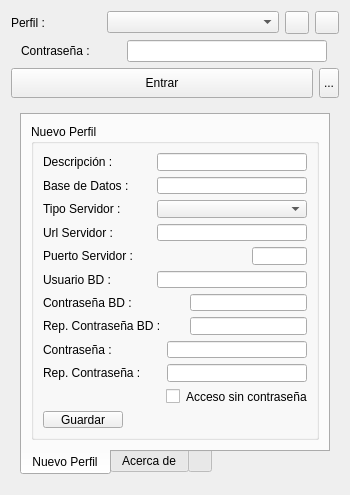
<?xml version="1.0" encoding="UTF-8"?>
<ui version="4.0">
 <class>DlgConnect</class>
 <widget class="QWidget" name="frmLogin">
  <property name="geometry">
   <rect>
    <x>0</x>
    <y>0</y>
    <width>350</width>
    <height>495</height>
   </rect>
  </property>
  <property name="sizePolicy">
   <sizepolicy hsizetype="Minimum" vsizetype="Minimum">
    <horstretch>0</horstretch>
    <verstretch>0</verstretch>
   </sizepolicy>
  </property>
  <property name="minimumSize">
   <size>
    <width>350</width>
    <height>495</height>
   </size>
  </property>
  <property name="maximumSize">
   <size>
    <width>350</width>
    <height>495</height>
   </size>
  </property>
  <property name="windowTitle">
   <string>Acceso</string>
  </property>
  <property name="windowIcon">
   <iconset>../../share/icons/pineboo-logo-256.png</iconset>
  </property>
  <layout class="QVBoxLayout" name="verticalLayout">
   <item>
    <layout class="QHBoxLayout" name="horizontalLayout_2">
     <item>
      <widget class="QLabel" name="label">
       <property name="maximumSize">
        <size>
         <width>90</width>
         <height>16777215</height>
        </size>
       </property>
       <property name="text">
        <string>Perfil :</string>
       </property>
      </widget>
     </item>
     <item>
      <widget class="QComboBox" name="cbProfiles">
       <property name="maximumSize">
        <size>
         <width>200</width>
         <height>16777215</height>
        </size>
       </property>
      </widget>
     </item>
     <item>
      <widget class="QToolButton" name="tbDeleteProfile">
       <property name="toolTip">
        <string>Borra el perfil seleccionado</string>
       </property>
       <property name="statusTip">
        <string/>
       </property>
       <property name="text">
        <string/>
       </property>
       <property name="icon">
        <iconset>../../core/images/icons/gtk-cancel.png</iconset>
       </property>
      </widget>
     </item>
     <item>
      <widget class="QToolButton" name="tbEditProfile">
       <property name="toolTip">
        <string>Edita el perfil seleccionado</string>
       </property>
       <property name="statusTip">
        <string/>
       </property>
       <property name="text">
        <string/>
       </property>
       <property name="icon">
        <iconset>../../core/images/icons/gtk-properties.png</iconset>
       </property>
      </widget>
     </item>
    </layout>
   </item>
   <item>
    <layout class="QHBoxLayout" name="horizontalLayout">
     <item>
      <widget class="QLabel" name="label_2">
       <property name="maximumSize">
        <size>
         <width>90</width>
         <height>16777215</height>
        </size>
       </property>
       <property name="text">
        <string>Contraseña :</string>
       </property>
      </widget>
     </item>
     <item>
      <widget class="QLineEdit" name="lePassword">
       <property name="sizePolicy">
        <sizepolicy hsizetype="Fixed" vsizetype="Fixed">
         <horstretch>0</horstretch>
         <verstretch>0</verstretch>
        </sizepolicy>
       </property>
       <property name="maximumSize">
        <size>
         <width>200</width>
         <height>16777215</height>
        </size>
       </property>
       <property name="echoMode">
        <enum>QLineEdit::Password</enum>
       </property>
      </widget>
     </item>
    </layout>
   </item>
   <item>
    <layout class="QHBoxLayout" name="horizontalLayout_3">
     <item>
      <widget class="QPushButton" name="pbLogin">
       <property name="minimumSize">
        <size>
         <width>120</width>
         <height>30</height>
        </size>
       </property>
       <property name="text">
        <string>Entrar</string>
       </property>
      </widget>
     </item>
     <item>
      <widget class="QToolButton" name="tbOptions">
       <property name="maximumSize">
        <size>
         <width>20</width>
         <height>30</height>
        </size>
       </property>
       <property name="text">
        <string>...</string>
       </property>
      </widget>
     </item>
    </layout>
   </item>
   <item>
    <spacer name="verticalSpacer_2">
     <property name="orientation">
      <enum>Qt::Vertical</enum>
     </property>
     <property name="sizeHint" stdset="0">
      <size>
       <width>20</width>
       <height>3</height>
      </size>
     </property>
    </spacer>
   </item>
   <item>
    <widget class="QFrame" name="frmOptions">
     <property name="minimumSize">
      <size>
       <width>0</width>
       <height>350</height>
      </size>
     </property>
     <property name="frameShape">
      <enum>QFrame::NoFrame</enum>
     </property>
     <property name="frameShadow">
      <enum>QFrame::Plain</enum>
     </property>
     <property name="lineWidth">
      <number>0</number>
     </property>
     <layout class="QVBoxLayout" name="verticalLayout_4">
      <item>
       <widget class="QTabWidget" name="tabWidget">
        <property name="sizePolicy">
         <sizepolicy hsizetype="Fixed" vsizetype="Fixed">
          <horstretch>0</horstretch>
          <verstretch>0</verstretch>
         </sizepolicy>
        </property>
        <property name="tabPosition">
         <enum>QTabWidget::South</enum>
        </property>
        <property name="currentIndex">
         <number>0</number>
        </property>
        <property name="iconSize">
         <size>
          <width>16</width>
          <height>16</height>
         </size>
        </property>
        <widget class="QWidget" name="NewProfileTab">
         <attribute name="title">
          <string>Nuevo Perfil</string>
         </attribute>
         <layout class="QVBoxLayout" name="verticalLayout_5">
          <item>
           <widget class="QGroupBox" name="groupBox">
            <property name="sizePolicy">
             <sizepolicy hsizetype="Expanding" vsizetype="Expanding">
              <horstretch>0</horstretch>
              <verstretch>0</verstretch>
             </sizepolicy>
            </property>
            <property name="title">
             <string>Nuevo Perfil</string>
            </property>
            <layout class="QVBoxLayout" name="verticalLayout_3">
             <item>
              <layout class="QHBoxLayout" name="horizontalLayout_4">
               <item>
                <widget class="QLabel" name="label_4">
                 <property name="text">
                  <string>Descripción :</string>
                 </property>
                </widget>
               </item>
               <item>
                <widget class="QLineEdit" name="leDescription">
                 <property name="minimumSize">
                  <size>
                   <width>130</width>
                   <height>0</height>
                  </size>
                 </property>
                 <property name="maximumSize">
                  <size>
                   <width>150</width>
                   <height>16777215</height>
                  </size>
                 </property>
                </widget>
               </item>
              </layout>
             </item>
             <item>
              <layout class="QHBoxLayout" name="horizontalLayout_12">
               <item>
                <widget class="QLabel" name="label_14">
                 <property name="text">
                  <string>Base de Datos :</string>
                 </property>
                </widget>
               </item>
               <item>
                <widget class="QLineEdit" name="leDBName">
                 <property name="minimumSize">
                  <size>
                   <width>130</width>
                   <height>0</height>
                  </size>
                 </property>
                 <property name="maximumSize">
                  <size>
                   <width>150</width>
                   <height>16777215</height>
                  </size>
                 </property>
                </widget>
               </item>
              </layout>
             </item>
             <item>
              <layout class="QHBoxLayout" name="horizontalLayout_5">
               <item>
                <widget class="QLabel" name="label_5">
                 <property name="text">
                  <string>Tipo Servidor :</string>
                 </property>
                </widget>
               </item>
               <item>
                <widget class="QComboBox" name="cbDBType">
                 <property name="minimumSize">
                  <size>
                   <width>150</width>
                   <height>0</height>
                  </size>
                 </property>
                 <property name="maximumSize">
                  <size>
                   <width>150</width>
                   <height>16777215</height>
                  </size>
                 </property>
                </widget>
               </item>
              </layout>
             </item>
             <item>
              <layout class="QHBoxLayout" name="horizontalLayout_6">
               <item>
                <widget class="QLabel" name="label_6">
                 <property name="text">
                  <string>Url Servidor :</string>
                 </property>
                </widget>
               </item>
               <item>
                <widget class="QLineEdit" name="leURL">
                 <property name="minimumSize">
                  <size>
                   <width>150</width>
                   <height>0</height>
                  </size>
                 </property>
                 <property name="maximumSize">
                  <size>
                   <width>150</width>
                   <height>16777215</height>
                  </size>
                 </property>
                </widget>
               </item>
              </layout>
             </item>
             <item>
              <layout class="QHBoxLayout" name="horizontalLayout_7">
               <item>
                <widget class="QLabel" name="label_7">
                 <property name="text">
                  <string>Puerto Servidor :</string>
                 </property>
                </widget>
               </item>
               <item>
                <spacer name="horizontalSpacer">
                 <property name="orientation">
                  <enum>Qt::Horizontal</enum>
                 </property>
                 <property name="sizeType">
                  <enum>QSizePolicy::Policy::Preferred</enum>
                 </property>
                 <property name="sizeHint" stdset="0">
                  <size>
                   <width>128</width>
                   <height>20</height>
                  </size>
                 </property>
                </spacer>
               </item>
               <item>
                <widget class="QLineEdit" name="lePort">
                 <property name="maximumSize">
                  <size>
                   <width>70</width>
                   <height>16777215</height>
                  </size>
                 </property>
                 <property name="alignment">
                  <set>Qt::AlignRight|Qt::AlignTrailing|Qt::AlignVCenter</set>
                 </property>
                </widget>
               </item>
              </layout>
             </item>
             <item>
              <layout class="QHBoxLayout" name="horizontalLayout_8">
               <item>
                <widget class="QLabel" name="label_8">
                 <property name="text">
                  <string>Usuario BD :</string>
                 </property>
                </widget>
               </item>
               <item>
                <widget class="QLineEdit" name="leDBUser">
                 <property name="minimumSize">
                  <size>
                   <width>150</width>
                   <height>0</height>
                  </size>
                 </property>
                 <property name="maximumSize">
                  <size>
                   <width>150</width>
                   <height>16777215</height>
                  </size>
                 </property>
                </widget>
               </item>
              </layout>
             </item>
             <item>
              <layout class="QHBoxLayout" name="horizontalLayout_9">
               <item>
                <widget class="QLabel" name="label_9">
                 <property name="text">
                  <string>Contraseña BD :</string>
                 </property>
                </widget>
               </item>
               <item>
                <spacer name="horizontalSpacer_3">
                 <property name="orientation">
                  <enum>Qt::Horizontal</enum>
                 </property>
                 <property name="sizeHint" stdset="0">
                  <size>
                   <width>28</width>
                   <height>13</height>
                  </size>
                 </property>
                </spacer>
               </item>
               <item>
                <widget class="QLineEdit" name="leDBPassword">
                 <property name="minimumSize">
                  <size>
                   <width>117</width>
                   <height>0</height>
                  </size>
                 </property>
                 <property name="maximumSize">
                  <size>
                   <width>117</width>
                   <height>16777215</height>
                  </size>
                 </property>
                 <property name="echoMode">
                  <enum>QLineEdit::Password</enum>
                 </property>
                </widget>
               </item>
              </layout>
             </item>
             <item>
              <layout class="QHBoxLayout" name="horizontalLayout_13">
               <item>
                <widget class="QLabel" name="label_16">
                 <property name="text">
                  <string>Rep. Contraseña BD :</string>
                 </property>
                </widget>
               </item>
               <item>
                <widget class="QLineEdit" name="leDBPassword2">
                 <property name="minimumSize">
                  <size>
                   <width>117</width>
                   <height>0</height>
                  </size>
                 </property>
                 <property name="maximumSize">
                  <size>
                   <width>117</width>
                   <height>16777215</height>
                  </size>
                 </property>
                 <property name="echoMode">
                  <enum>QLineEdit::Password</enum>
                 </property>
                 <property name="clearButtonEnabled">
                  <bool>false</bool>
                 </property>
                </widget>
               </item>
              </layout>
             </item>
             <item>
              <layout class="QHBoxLayout" name="horizontalLayout_10">
               <item>
                <widget class="QLabel" name="label_10">
                 <property name="text">
                  <string>Contraseña :</string>
                 </property>
                </widget>
               </item>
               <item>
                <widget class="QLineEdit" name="leProfilePassword">
                 <property name="minimumSize">
                  <size>
                   <width>140</width>
                   <height>0</height>
                  </size>
                 </property>
                 <property name="maximumSize">
                  <size>
                   <width>140</width>
                   <height>16777215</height>
                  </size>
                 </property>
                 <property name="echoMode">
                  <enum>QLineEdit::Password</enum>
                 </property>
                </widget>
               </item>
              </layout>
             </item>
             <item>
              <layout class="QHBoxLayout" name="horizontalLayout_16">
               <item>
                <widget class="QLabel" name="label_19">
                 <property name="text">
                  <string>Rep. Contraseña :</string>
                 </property>
                </widget>
               </item>
               <item>
                <widget class="QLineEdit" name="leProfilePassword2">
                 <property name="minimumSize">
                  <size>
                   <width>140</width>
                   <height>0</height>
                  </size>
                 </property>
                 <property name="maximumSize">
                  <size>
                   <width>140</width>
                   <height>16777215</height>
                  </size>
                 </property>
                 <property name="echoMode">
                  <enum>QLineEdit::Password</enum>
                 </property>
                </widget>
               </item>
              </layout>
             </item>
             <item>
              <layout class="QHBoxLayout" name="horizontalLayout_11">
               <item>
                <spacer name="horizontalSpacer_2">
                 <property name="orientation">
                  <enum>Qt::Horizontal</enum>
                 </property>
                 <property name="sizeHint" stdset="0">
                  <size>
                   <width>40</width>
                   <height>20</height>
                  </size>
                 </property>
                </spacer>
               </item>
               <item>
                <widget class="QCheckBox" name="cbAutoLogin">
                 <property name="maximumSize">
                  <size>
                   <width>15</width>
                   <height>16777215</height>
                  </size>
                 </property>
                 <property name="text">
                  <string/>
                 </property>
                </widget>
               </item>
               <item>
                <widget class="QLabel" name="label_13">
                 <property name="text">
                  <string>Acceso sin contraseña</string>
                 </property>
                </widget>
               </item>
              </layout>
             </item>
             <item>
              <widget class="QPushButton" name="pbSaveConnection">
               <property name="sizePolicy">
                <sizepolicy hsizetype="Fixed" vsizetype="Minimum">
                 <horstretch>0</horstretch>
                 <verstretch>0</verstretch>
                </sizepolicy>
               </property>
               <property name="text">
                <string>Guardar</string>
               </property>
              </widget>
             </item>
            </layout>
           </widget>
          </item>
         </layout>
        </widget>
        <widget class="QWidget" name="AboutTab">
         <attribute name="title">
          <string>Acerca de</string>
         </attribute>
         <layout class="QVBoxLayout" name="verticalLayout_2">
          <item>
           <widget class="QLabel" name="label_11">
            <property name="text">
             <string>Pico Eneboo Core. 2018</string>
            </property>
           </widget>
          </item>
          <item>
           <widget class="QLabel" name="label_12">
            <property name="text">
             <string>Desarrollado por la comunidad Eneboo
 basandose en el proyecto pineboo de:
 David Martínez Martí</string>
            </property>
           </widget>
          </item>
          <item>
           <widget class="QLabel" name="label_3">
            <property name="text">
             <string>https://github.com/deavid/pineboo</string>
            </property>
            <property name="openExternalLinks">
             <bool>false</bool>
            </property>
            <property name="textInteractionFlags">
             <set>Qt::NoTextInteraction</set>
            </property>
           </widget>
          </item>
          <item>
           <widget class="QLabel" name="label_15">
            <property name="text">
             <string>Licencia</string>
            </property>
           </widget>
          </item>
          <item>
           <widget class="QPlainTextEdit" name="plainTextEdit">
            <property name="plainText">
             <string>Copyright © 2012-2019 David Martínez Martí

Permission is hereby granted, free of charge, to any person obtaining a copy of
this software and associated documentation files (the “Software”), to deal in
the Software without restriction, including without limitation the rights to
use, copy, modify, merge, publish, distribute, sublicense, and/or sell copies
of the Software, and to permit persons to whom the Software is furnished to do
so, subject to the following conditions:

The above copyright notice and this permission notice shall be included in all
copies or substantial portions of the Software.

THE SOFTWARE IS PROVIDED “AS IS”, WITHOUT WARRANTY OF ANY KIND, EXPRESS OR
IMPLIED, INCLUDING BUT NOT LIMITED TO THE WARRANTIES OF MERCHANTABILITY, FITNESS
FOR A PARTICULAR PURPOSE AND NONINFRINGEMENT. IN NO EVENT SHALL THE AUTHORS OR
COPYRIGHT HOLDERS BE LIABLE FOR ANY CLAIM, DAMAGES OR OTHER LIABILITY, WHETHER
IN AN ACTION OF CONTRACT, TORT OR OTHERWISE, ARISING FROM, OUT OF OR IN
CONNECTION WITH THE SOFTWARE OR THE USE OR OTHER DEALINGS IN THE SOFTWARE.</string>
            </property>
           </widget>
          </item>
          <item>
           <spacer name="verticalSpacer_4">
            <property name="orientation">
             <enum>Qt::Vertical</enum>
            </property>
            <property name="sizeType">
             <enum>QSizePolicy::Policy::Fixed</enum>
            </property>
            <property name="sizeHint" stdset="0">
             <size>
              <width>20</width>
              <height>10</height>
             </size>
            </property>
           </spacer>
          </item>
         </layout>
        </widget>
        <widget class="QWidget" name="tab">
         <attribute name="icon">
          <iconset>../../core/images/icons/folder.png</iconset>
         </attribute>
         <attribute name="title">
          <string/>
         </attribute>
         <layout class="QVBoxLayout" name="verticalLayout_6">
          <item>
           <widget class="QLabel" name="label_17">
            <property name="text">
             <string>Ruta profiles :</string>
            </property>
           </widget>
          </item>
          <item>
           <layout class="QHBoxLayout" name="horizontalLayout_14">
            <item>
             <widget class="QLineEdit" name="le_profiles">
              <property name="enabled">
               <bool>false</bool>
              </property>
             </widget>
            </item>
            <item>
             <widget class="QToolButton" name="tb_profiles">
              <property name="maximumSize">
               <size>
                <width>20</width>
                <height>30</height>
               </size>
              </property>
              <property name="text">
               <string>...</string>
              </property>
             </widget>
            </item>
           </layout>
          </item>
          <item>
           <spacer name="verticalSpacer">
            <property name="orientation">
             <enum>Qt::Vertical</enum>
            </property>
            <property name="sizeHint" stdset="0">
             <size>
              <width>20</width>
              <height>241</height>
             </size>
            </property>
           </spacer>
          </item>
         </layout>
        </widget>
       </widget>
      </item>
     </layout>
    </widget>
   </item>
  </layout>
 </widget>
 <resources/>
 <connections/>
</ui>
